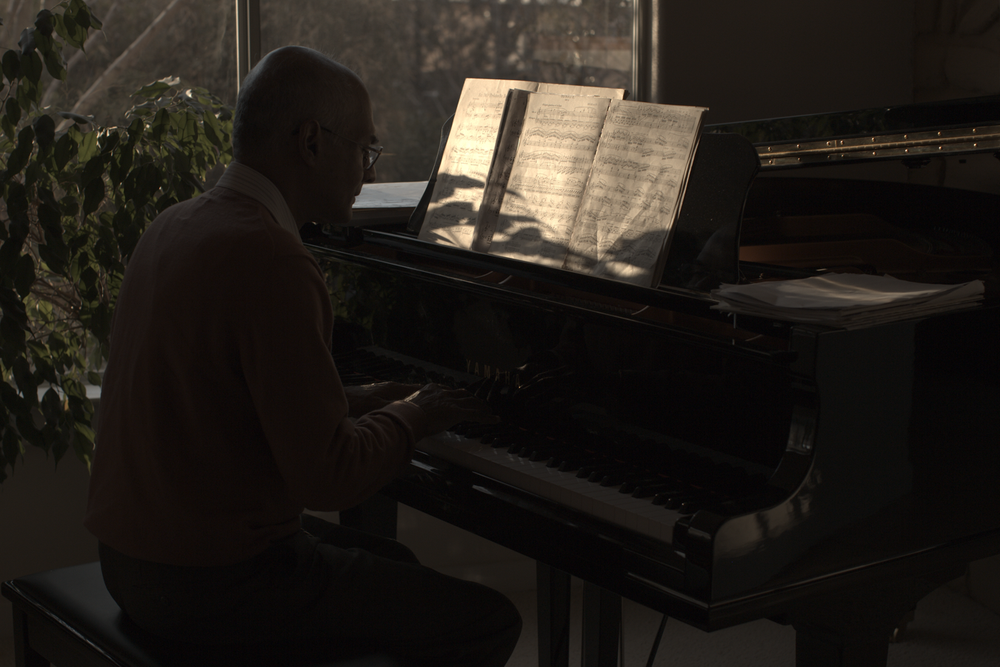
%> input picture image inhenement/lime/test_picture/Img3.bmp, 1000 x 667 px, shrunk from 1350 x 900 before the run
$ octave TestMy.m   (GNU Octave 9; MATLAB toolbox functions it lacks are replaced by stand-ins)
%> lines starting %> are read from the running program, lines starting %| are printed output that depends on the picture
### image inhenement/lime/Initial_illumination.m
% function imDst = boxfilter(imSrc, r)
function Intial_T=Initial_illumination(image)
 mmax_temp(:,:) = max(image(:,:,1),image(:,:,2));
mmax_temp(:,:) = max(image(:,:,3),mmax_temp(:,:));
% Intial_T(:,:,1)=mmax_temp;
% Intial_T(:,:,2)=mmax_temp;
% Intial_T(:,:,3)=mmax_temp;
Intial_T=mmax_temp;
end

### image inhenement/lime/Weight.m
function [wh,wv] = Weight(Th,Tv)
t=0.0001;
% wh=nlfilter(Th,[10,10],@funh);
% wv=nlfilter(Tv,[10,10],@funv);
sigma=2;
ksize = bitor(round(5*sigma),1);
GKernal = fspecial('gaussian', [1,ksize], sigma);

wh=imfilter(Th,GKernal);
whx=max(abs(wh),t);
wh=imfilter(1./whx,GKernal);
wv=imfilter(Tv,GKernal);
wvx=max(abs(wv),t);
wv=imfilter(1./wvx,GKernal);


% [6 lines of commented-out code are left out]
end

### image inhenement/lime/TempF.m
% function temp= TempF(Wh,Wv,TGrah,TGrav)
function temp= TempF(Wh,Wv,TGrah,TGrav)
t= 0.0001;
lambda= 0.15;
H=Wh./max(abs(TGrah),t);
V=Wv./max(abs(TGrav),t);
H=-lambda*H;
V=-lambda*V;
[r,c]=size(H);
k=r*c;
H_temp=H(:);
V_temp=V(:);


%%
%%自己理解尝试
% [14 lines of commented-out code are left out]
%%

%%--第一次尝试
% [24 lines of commented-out code are left out]
%%


%%
%%根据论文尝试
dx=H_temp;
dy=V_temp;
 B(:,1) = dx;
 B(:,2) = dy;


 d = [-r,-1];
    A = spdiags(B,d,k,k);
    e = dx;
    w = padarray(dx, r, 'pre'); w = w(1:end-r);
    s = dy;
    n = padarray(dy, 1, 'pre'); n = n(1:end-1);
    D = 1-(e+w+s+n);
    A = A + A' + spdiags(D, 0, k, k);
    temp=A;
    %%
end

### image inhenement/lime/RefinIluminance.m
function T_refin=RefinIluminance(temp,T_init)
% [7 lines of commented-out code are left out]
T_refin=temp\T_init(:);
T_refin=reshape(T_refin,size(T_init));
end

### image inhenement/lime/gama1.m
function gama_corr=gama1(I)
% [14 lines of commented-out code are left out]
gama_corr=I.^0.5;

end

### image inhenement/lime/TestMy.m
clc;close all;clear all;
tic
L=im2double(imread('test_picture/Img3.bmp'));
T_init=Initial_illumination(L);
%> in Initial_illumination, `mmax_temp(:,:) = max(image(:,:,3),mmax_temp(:,:));`: mmax_temp: size 667x1000 double; min 0.0118, max 1, mean 0.133
%  [Th,Tv]=gradient(T_init);못T뀌롸 --랬1


%%
%%못T뀌롸 --랬랗
% [4 lines of commented-out code are left out]
 %%

 %%
 %%못T뀌롸 --랬힛
 Th=conv2(T_init,[1,-1],'same');
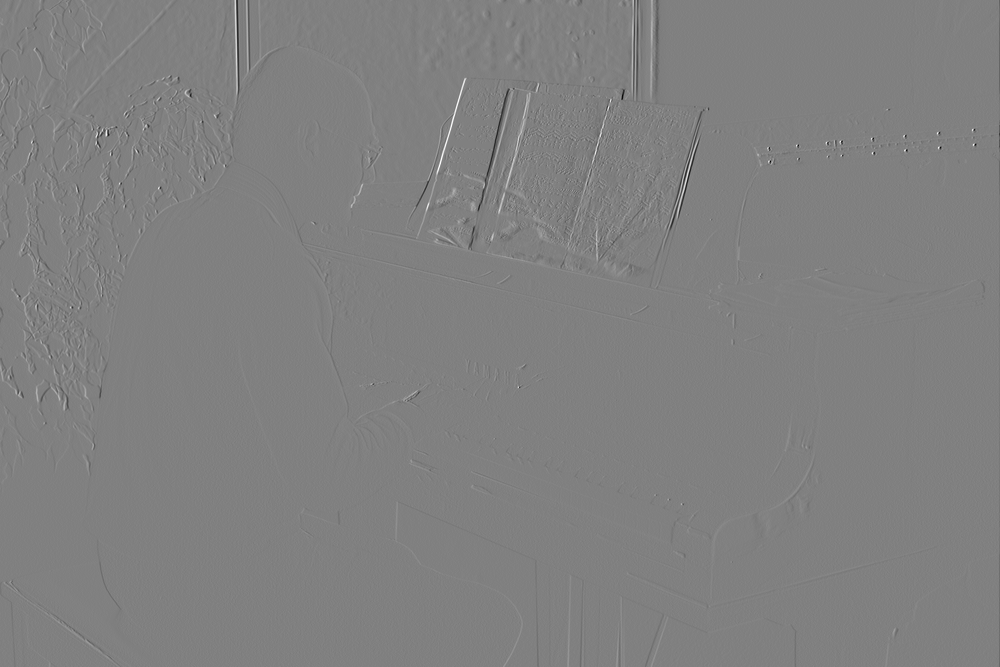
%> Th: size 667x1000 double; min -0.624, max 0.612, mean -0.000137; drawn with min black and max white
 Tv=conv2(T_init,[1,-1]','same');


 %%

 [Wh,Wv] = Weight(Th,Tv);
%> in Weight, `wh=imfilter(1./whx,GKernal);`:
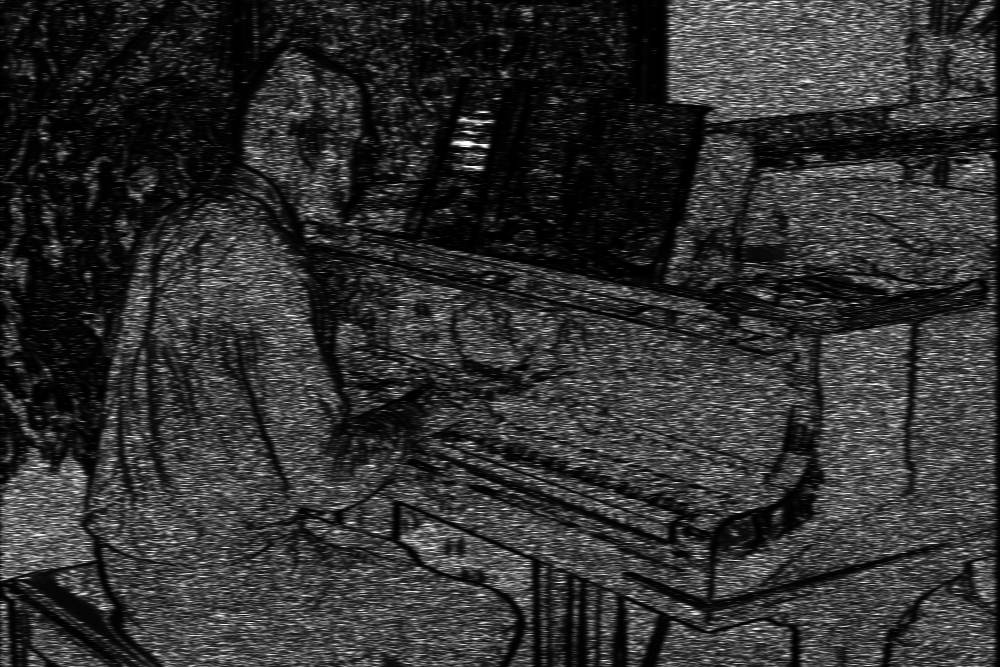
%> wh: size 667x1000 double; min 12.38, max 10000, mean 1945.9; drawn with min black and max white
%> in Weight, `wvx=max(abs(wv),t);`:
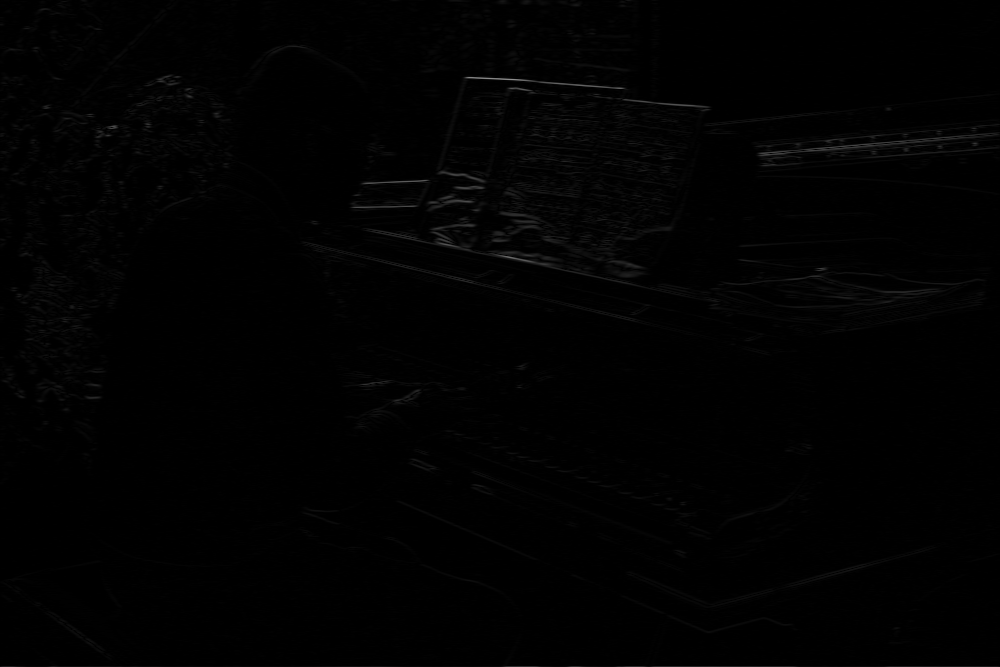
%> wvx: size 667x1000 double; min 0.0001, max 0.566, mean 0.00746
%> in Weight, `wv=imfilter(1./wvx,GKernal);`:
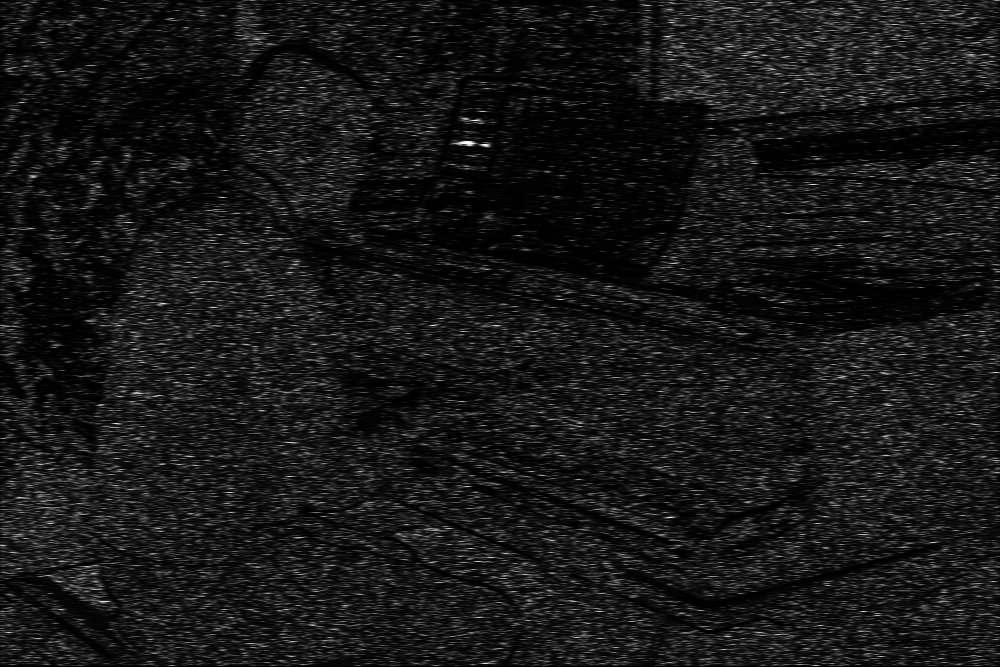
%> wv: size 667x1000 double; min 1.8, max 10000, mean 919.6; drawn with min black and max white
 temp= TempF(Wh,Wv,Th,Tv);
%> in TempF, `V=-lambda*V;`:
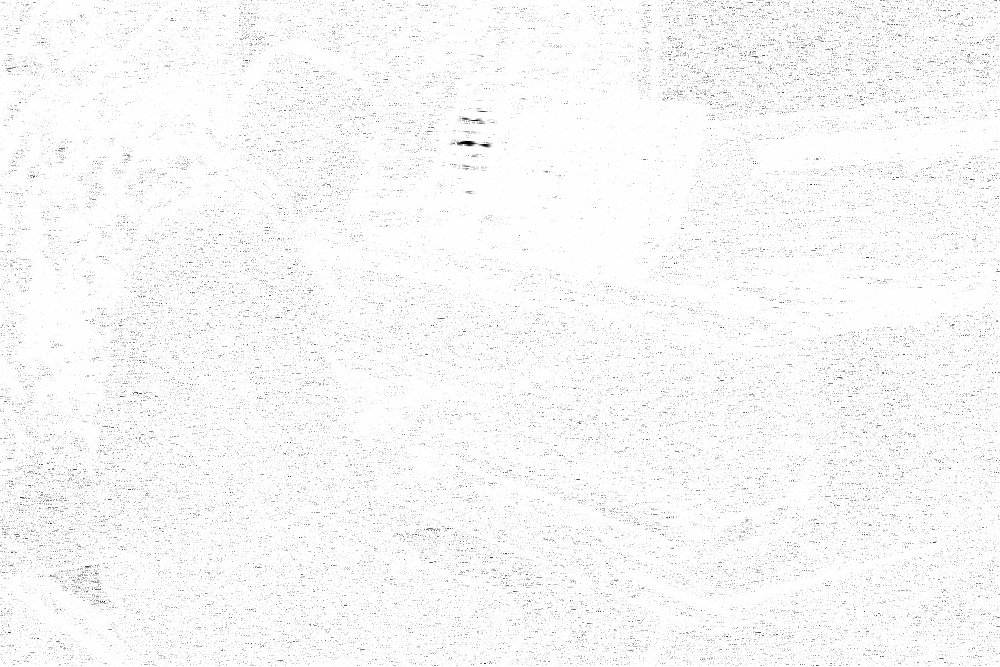
%> V: size 667x1000 double; min -15000000, max -0.464, mean -368094.1; drawn with min black and max white
 T_refin=RefinIluminance(temp,T_init);
%  figure;imshow(T_refin);
T_ref=gama1(T_refin);
%> in gama1, `gama_corr=I.^0.5;`:
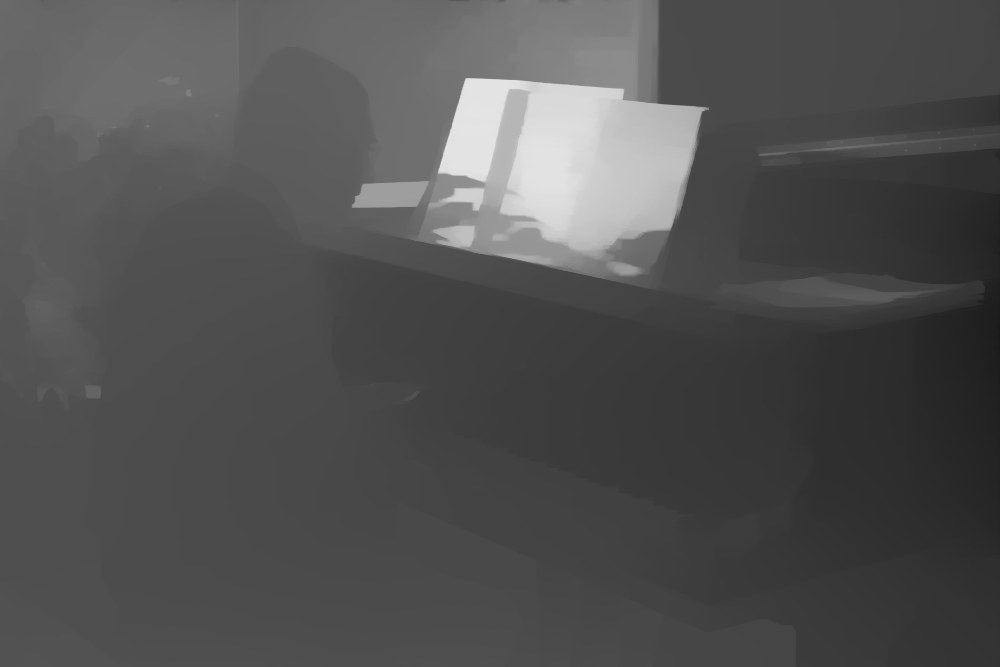
%> gama_corr: size 667x1000 double; min 0.0905, max 0.895, mean 0.321
%
% R(:,:,1)=L(:,:,1)./T_ref;
% R(:,:,2)=L(:,:,2)./T_ref;
% R(:,:,3)=L(:,:,3)./T_ref;
R=L./T_ref;
toc
% figure;imshow(T_ref);
figure;imshow(R);
%> after `imshow(R)`:
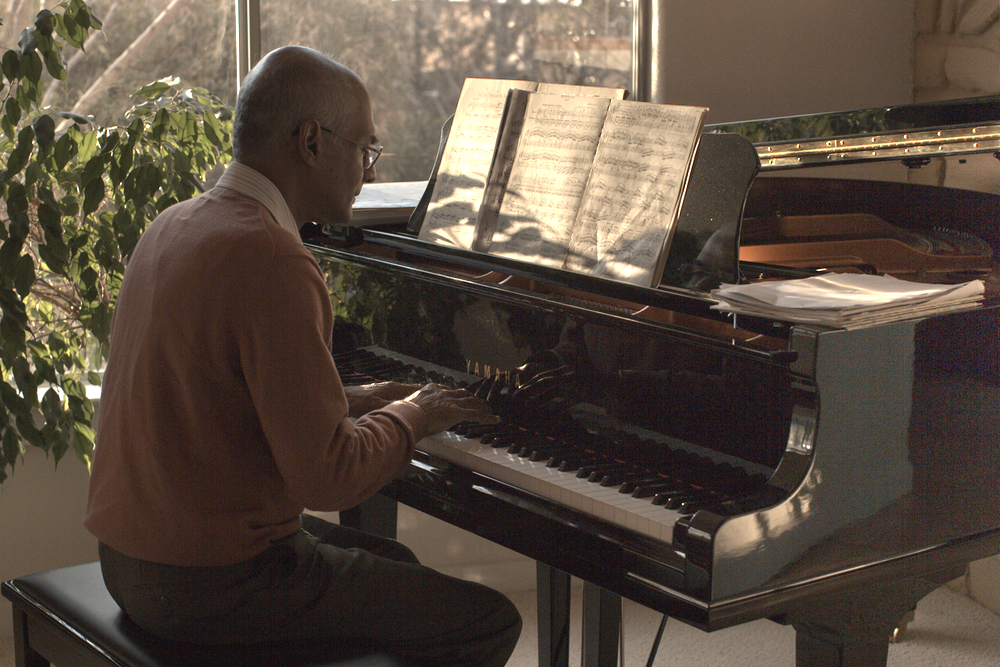
%> displayed picture: size 667x1000x3, on the screen's scale of 0 to 255; mean R, G, B 87.1, 74.5, 62.7

$ run again, with image inhenement/lime/test_picture/10.bmp copied over image inhenement/lime/test_picture/Img3.bmp
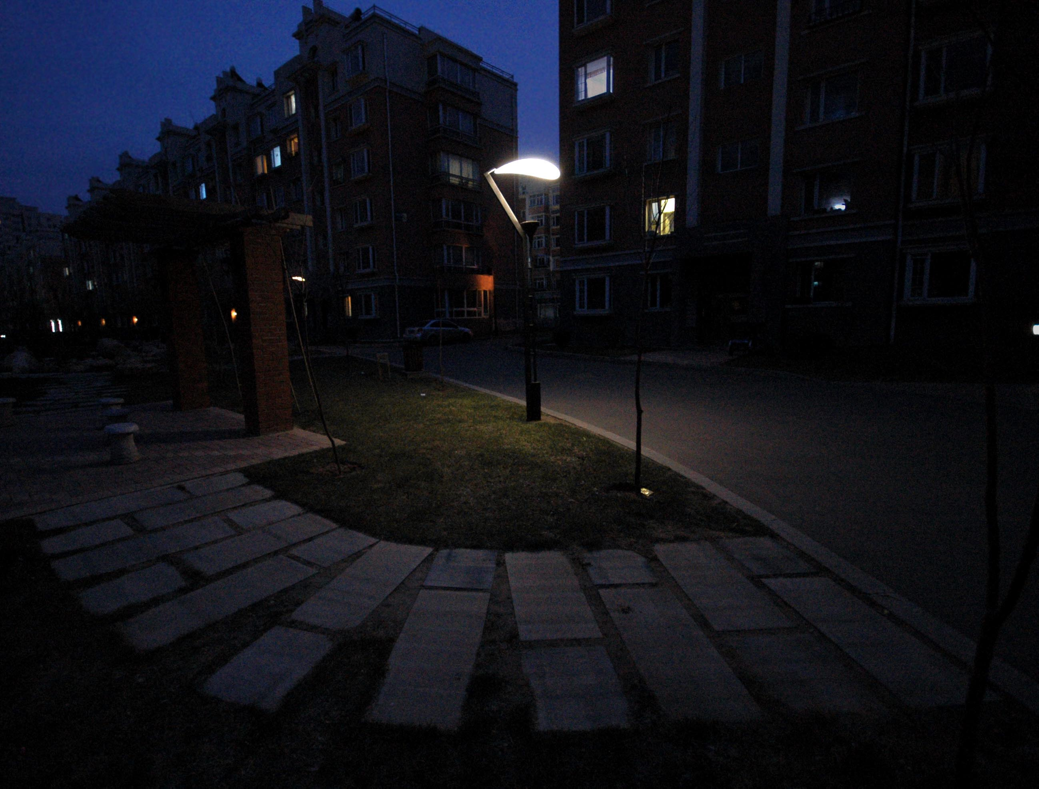
%> input picture image inhenement/lime/test_picture/10.bmp, 1039 x 789 px
%> in gama1, `gama_corr=I.^0.5;`:
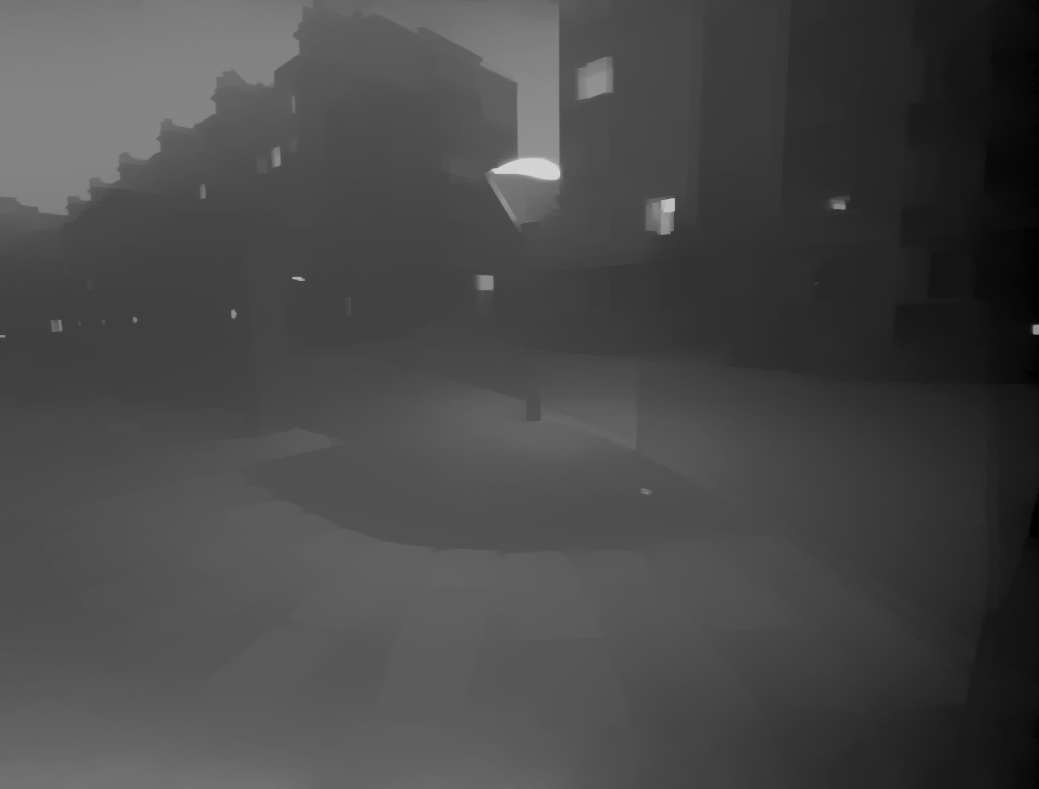
%> gama_corr: size 789x1039 double; min 0.00148, max 0.831, mean 0.287
%> `imshow(R)`:
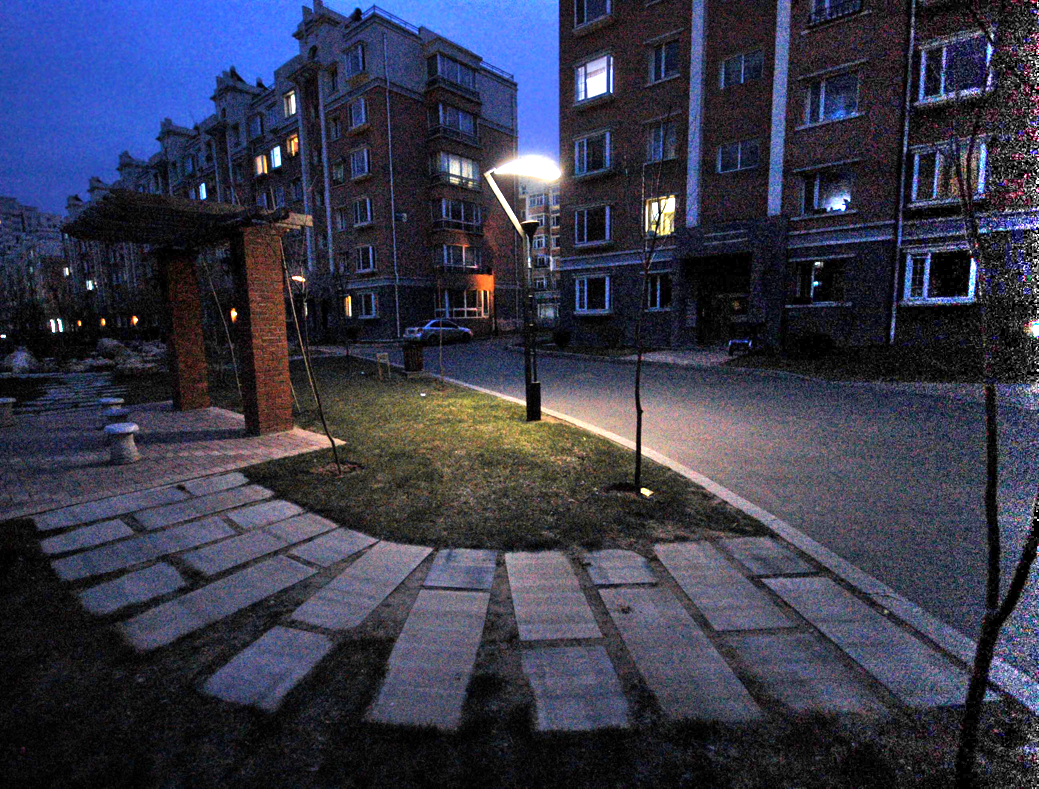
%> displayed picture: size 789x1039x3, on the screen's scale of 0 to 255; mean R, G, B 54.8, 56.6, 74.9

$ run again, with image inhenement/lime/test_picture/6.bmp copied over image inhenement/lime/test_picture/Img3.bmp
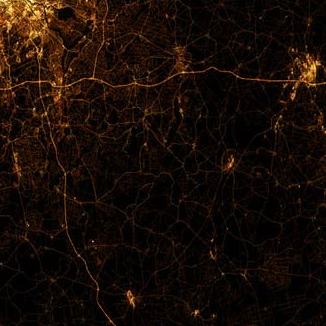
%> input picture image inhenement/lime/test_picture/6.bmp, 326 x 326 px
%> in gama1, `gama_corr=I.^0.5;`:
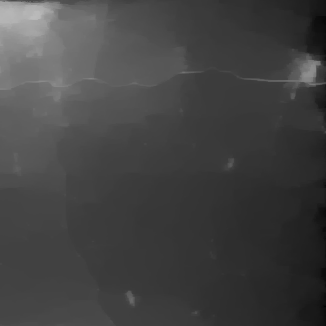
%> gama_corr: size 326x326 double; min 0.0107, max 0.736, mean 0.263
%> `imshow(R)`:
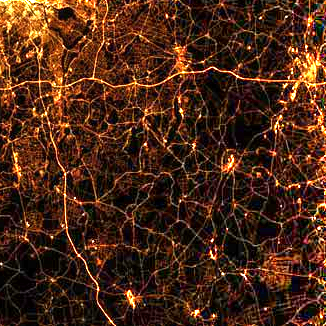
%> displayed picture: size 326x326x3, on the screen's scale of 0 to 255; mean R, G, B 75.6, 40.2, 22.5

$ run again, with image inhenement/lime/test_picture/8.bmp copied over image inhenement/lime/test_picture/Img3.bmp
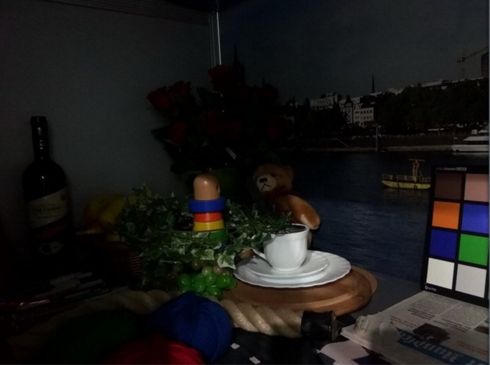
%> input picture image inhenement/lime/test_picture/8.bmp, 490 x 365 px
%> `imshow(R)`:
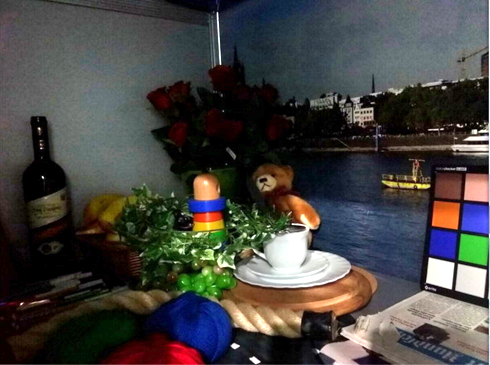
%> displayed picture: size 365x490x3, on the screen's scale of 0 to 255; mean R, G, B 69.9, 68.3, 65.6
